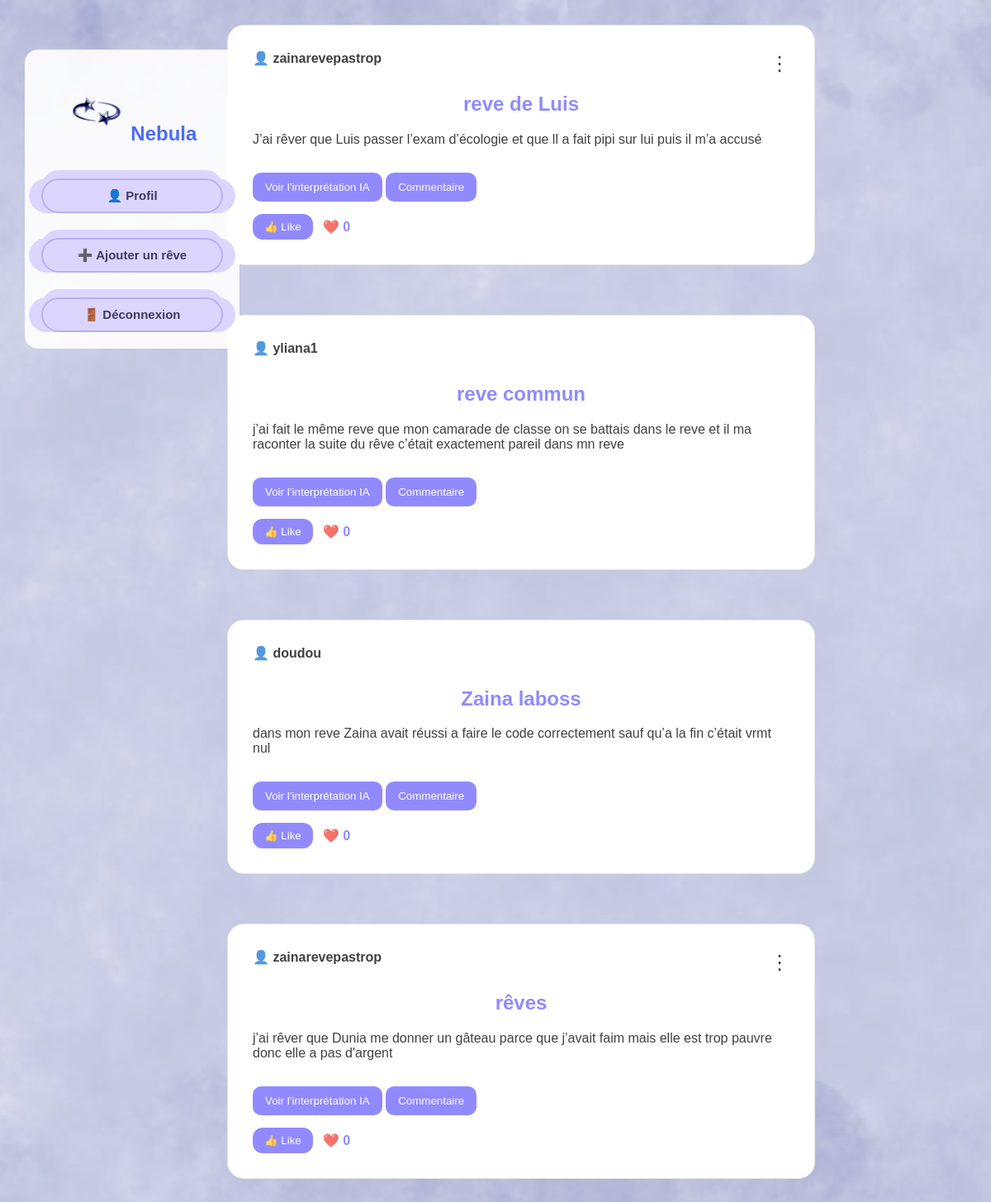
Page /feed (signed in) on the committed database.
### tables this page shows
CREATE TABLE dreams (
            id INTEGER PRIMARY KEY AUTOINCREMENT,
            user_id INTEGER NOT NULL,
            title TEXT NOT NULL,
            content TEXT NOT NULL,
            interpretation TEXT,
            is_public INTEGER DEFAULT 0,
            FOREIGN KEY (user_id) REFERENCES users (id)
        );

CREATE TABLE users (
            id INTEGER PRIMARY KEY AUTOINCREMENT,
            username TEXT NOT NULL,
            email TEXT NOT NULL UNIQUE,
            password TEXT NOT NULL
        );

### app.py (the view)
@app.route("/feed")
def feed():
    if "user_id" not in session:
        return redirect(url_for("login"))
    conn = get_db_connection()
    cursor = conn.cursor()
    cursor.execute("""
        SELECT dreams.*, users.username
        FROM dreams
        JOIN users ON dreams.user_id = users.id
        WHERE dreams.is_public = 1
        ORDER BY dreams.id DESC
    """)
    dreams = cursor.fetchall()
    cursor.execute("""
        SELECT comments.*, users.username
        FROM comments
        JOIN users ON comments.user_id = users.id
        ORDER BY comments.created_at ASC
    """)
    comments = cursor.fetchall()
    cursor.execute("""
        SELECT replies.*, users.username
        FROM replies
        JOIN users ON replies.user_id = users.id
        ORDER BY replies.id ASC
    """)
    replies = cursor.fetchall()
    cursor.execute("""
        SELECT dream_id, COUNT(*) AS like_count
        FROM likes
        GROUP BY dream_id
    """)
    likes_rows = cursor.fetchall()
    likes = {}
    for row in likes_rows: likes[row["dream_id"]] = row["like_count"]
    conn.close()
    return render_template(
        "feed.html",
        dreams=dreams,
        comments=comments,
        replies=replies,
        likes=likes,
    )

### app.py (called while the page is built)
def get_db_connection():
    conn = sqlite3.connect(DATABASE)
    conn.row_factory = sqlite3.Row
    return conn

### templates/feed.html (shortened to what this page needs)
<!DOCTYPE html>
<html lang="fr">
<head>
    <link rel="stylesheet" href="{{ url_for('static', filename='style.css') }}">
</head>
<body>
<div class="reddit-layout">
    <aside class="left-menu feed-menu">
        <h2 class="logo"><img src="{{ url_for('static', filename='IMG_2508.png') }}"
            class="logo-img">
            Nebula
        </h2>
        <a href="{{ url_for('dashboard') }}" class="btn">
            👤 Profil
        </a>
        <a href="{{ url_for('add_dream') }}" class="btn">
            ➕ Ajouter un rêve
        </a>
        <a href="{{ url_for('logout') }}" class="btn">
            🚪 Déconnexion
        </a>
    </aside>
    <main class="feed-center">
    {% if dreams %}
        {% for dream in dreams %}
        <div class="feed-card">
            <div class="post-header">
                <div class="post-user">👤 {{ dream["username"] }}
                </div>
                {% if dream["user_id"] == session["user_id"] %}
                <details class="post-menu">
                    <summary>⋮</summary>
                </details>
                {% endif %}
            </div>
            <h2>{{ dream["title"] }}</h2>
            <p>{{ dream["content"] }}</p>
            <button class="show-comments-btn"
                    onclick="toggleInterpretation('{{ dream['id'] }}')">
                Voir l’interprétation IA
            </button>
            <button class="show-comments-btn"
                    onclick="toggleComments('{{ dream['id'] }}')">
                Commentaire
            </button>
            <div class="like-section">
                <form action="{{ url_for('like_dream', dream_id=dream['id']) }}" method="POST">
                    <button type="submit" class="like-btn">👍 Like</button>
                </form>
                <span class="like-count">
                    ❤️ {{ likes.get(dream["id"], 0) }}
                </span>
            </div>
        </div>
        {% endfor %}
    {% else %}
        <div class="feed-card">
            <h2>Aucune publication</h2>
            <p>Aucun rêve public n'a encore été publié.</p>
        </div>
    {% endif %}
    </main>
</div>
</body>
</html>

### static/style.css (style rules this page uses)
body { font-family: Arial, sans-serif; background: url("background.jpg") no-repeat center center; background-size: cover; margin: 0; padding: 0; min-height: 100vh; }
body::before { content: ""; position: fixed; inset: 0; background: rgba(255, 255, 255, 0.25); pointer-events: none; }
h1, h2, h3, h4 { color: #5a3ec8; text-align: center; }
form { display: flex; flex-direction: column; gap: 15px; }
.btn { display: block; width: 180px; text-align: center; text-decoration: none; background: #dcd6ff; color: #3f3a66; padding: 14px 16px; margin: 15px auto; font-size: 16px; font-weight: bold; border-radius: 50px; border: 2px solid #b8aef5; box-shadow: -15px 0 0 #dcd6ff, 15px 0 0 #dcd6ff, 0 -10px 0 #dcd6ff; transition: 0.3s; cursor: pointer; overflow: hidden; }
.logo { text-align: center; margin-bottom: 30px; }
.logo img { width: 70px; }
.reddit-layout { display: block; width: 100%; }
.left-menu { position: absolute; left: 30px; top: 60px; width: 220px; background: rgba(255,255,255,0.9); padding: 20px; border-radius: 16px; display: flex; flex-direction: column; gap: 15px; }
.logo { text-align: center; color: #4a6cf7; margin-bottom: 10px; }
.feed-center { max-width: 650px; margin: 0 auto; margin-top: 30px; }
.post-user { font-weight: bold; margin-bottom: 12px; }
.feed-card h2 { color: #6c63ff; }
.feed-card { background: white !important; padding: 30px !important; margin-bottom: 60px !important; border-radius: 20px !important; border: 1px solid #ddd !important; box-shadow: none !important; position: static !important; height: auto !important; overflow: visible !important; display: block !important; width: 100% !important; clear: both !important; }
.show-comments-btn { margin-top: 15px; padding: 10px 15px; border: none; border-radius: 10px; background: #6c63ff; color: white; cursor: pointer; }
.post-header { display: flex; justify-content: space-between; align-items: center; }
.post-menu summary { cursor: pointer; font-size: 24px; list-style: none; }
.like-section { margin-top: 15px; display: flex; align-items: center; gap: 12px; }
.like-btn { border: none; background: #6c63ff; color: white; padding: 8px 14px; border-radius: 12px; cursor: pointer; }
.like-count { font-weight: bold; color: #6c63ff; }
.feed-menu .btn { padding: 10px 18px; margin-bottom: 0px; font-size: 15px; border-radius: 25px; }

### rows in the picture
dreams: username "zainarevepastrop", title "reve de Luis", content "J’ai rêver que Luis passer l’exam d’écologie et que ll a fait pipi sur lui puis il m’a accusé", get "0"
dreams: username "yliana1", title "reve commun", content "j’ai fait le même reve que mon camarade de classe on se battais dans le reve et il ma raconter la suite du rêve c’était exactement pareil dans mn reve", get "0"
dreams: username "doudou", title "Zaina laboss", content "dans mon reve Zaina avait réussi a faire le code correctement sauf qu’a la fin c’était vrmt nul", get "0"
dreams: username "zainarevepastrop", title "rêves", content "j’ai rêver que Dunia me donner un gâteau parce que j’avait faim mais elle est trop pauvre donc elle a pas d'argent", get "0"
